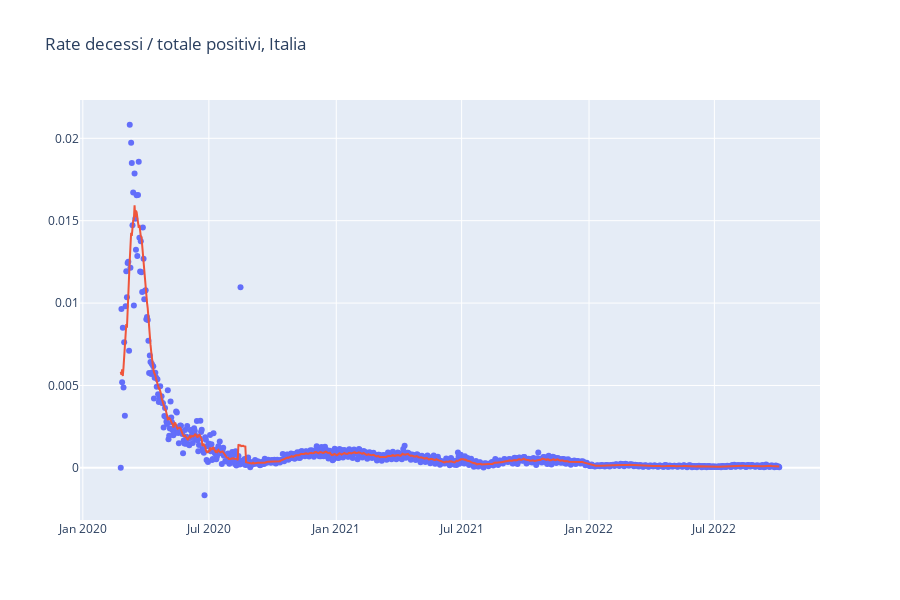

Write notebook code for a chart like this one.
### Markdown cell above
### Rate decessi giornalieri su totale casi attuali

### Code cell
rate_deceduti_totPOS=trend['deceduti_giornalieri']['Italia']/trend['totale_positivi']['Italia']



fig = go.Figure()

fig.add_trace(go.Scatter(y=rate_deceduti_totPOS,
                         x=giorni,
                         mode='markers'))

fig.add_trace(go.Scatter(y=moving_function_rev1(rate_deceduti_totPOS,np.mean,7,3),
                         x=giorni))
  
fig.update_layout(
    title="Rate decessi / totale positivi, Italia",
    autosize=False,
    showlegend=False,
    width=900,
    height=600
)

fig.show()

### Figure 1 — Plotly figure (JSON) as saved in the notebook; plotly's stock layout.template omitted (floating-point values rounded to 4 significant figures; data arrays with more than 128 entries replaced by an {"elided": "..."} marker saying what was removed)
{"data": [{"mode": "markers", "type": "scatter", "x": {"elided": "952 str values"}, "y": {"elided": "952 float values"}}, {"type": "scatter", "x": {"elided": "952 str values"}, "y": {"elided": "952 float values"}}], "layout": {"autosize": false, "height": 600, "showlegend": false, "title": {"text": "Rate decessi / totale positivi, Italia"}, "width": 900}}
